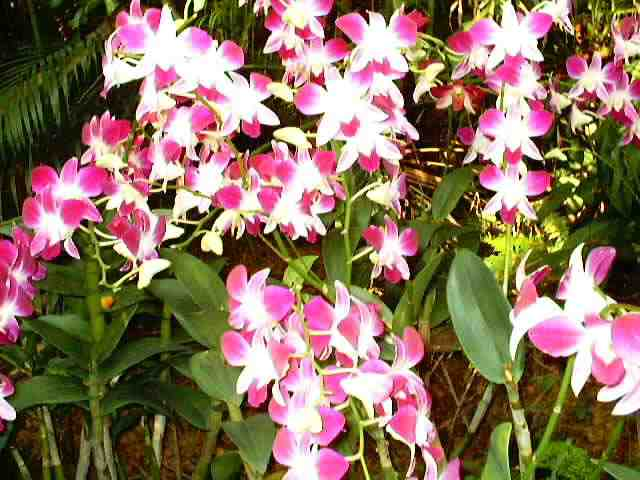
//> input picture Carlos/HelloWorld/Orchid.jpg, 640 x 480 px, given in place of the camera
$ ./color_detection   (built with g++ and OpenCV 4)
//> lines starting //> are read from the running program, lines starting //| are printed output that depends on the picture; after the words box and inside, x2 and y2 are one past the last pixel; in counts of white or black regions, pixels touching at a corner belong together
//#include "stdafx.h"
#include <iostream>
#include "opencv2/core/core.hpp"
#include "opencv2/imgproc/imgproc.hpp"
#include "opencv2/highgui/highgui.hpp"
#include <math.h>
#include <list>

using namespace cv;
using namespace std;

Mat3b canvas;
Mat frame;

String appName = "ColorDetection";

Rect redButton;
Rect orangeButton;
Rect yellowButton;
Rect whiteButton;
Rect greenButton;
Rect blueButton;
Rect unselectButton;

bool redSelect = false;
bool orangeSelect = false;
bool yellowSelect = false;
bool whiteSelect = false;
bool greenSelect = false;
bool blueSelect = false;

bool clicked = false;

const int max_value_H = 360 / 2;
const int max_value = 255;
const String window_detection_name = "Object Detection";

int B, R, G = 0;
int H, S, V = 0;
int low_H = 0, low_S = 0, low_V = 0;
int high_H = max_value_H, high_S = max_value, high_V = max_value;
Mat contour, mask;

// [8 lines left out: function cleanAllButtonsSelections, not called in this run]

void cleanUnselectButtonSelection() {
	rectangle(canvas, unselectButton, Scalar(128, 128, 128), 2);
}

void detectColor(Mat frame, Mat frame_HSV, Mat frame_threshold, Scalar scalarLow, Scalar scalarHigh, Scalar scalarColorToShow) {


	//Deteta a cor com os parametros indicados e põe a branco no frame_HSV, o resto fica preto
	inRange(frame_HSV, scalarLow, scalarHigh, frame_threshold);

	//Erosão seguida de dilatação para retirar pequenos ruídos
	erode(frame_threshold, frame_threshold, Mat(), Point(-1, -1), 7);
	dilate(frame_threshold, frame_threshold, Mat(), Point(-1, -1), 7);

	//Dilatação e subtração para obter os contornos
	dilate(frame_threshold, contour, Mat(), Point(-1, -1), 10);
	contour = contour - frame_threshold;

	//Alterar a cor dos contornos para a cor desejada
	cvtColor(contour, contour, COLOR_GRAY2BGR);
	inRange(contour, Scalar(255, 255, 255), Scalar(255, 255, 255), mask);
	contour.setTo(scalarColorToShow, mask);

	//Adicionar à imagem original(frame) os contornos com transparência
	addWeighted(frame, 1.0, contour, 0.5, 0.0, frame);
}


// [163 lines left out: functions callBackFunc, on_low_H_thresh_trackbar, on_high_H_thresh_trackbar, not called in this run]
static void on_low_S_thresh_trackbar(int, void *)
{
	low_S = min(high_S - 1, low_S);
	setTrackbarPos("Low S", appName, low_S);
}
static void on_high_S_thresh_trackbar(int, void *)
{
	high_S = max(high_S, low_S + 1);
	setTrackbarPos("High S", appName, high_S);
}
static void on_low_V_thresh_trackbar(int, void *)
{
	low_V = min(high_V - 1, low_V);
	setTrackbarPos("Low V", appName, low_V);
}
static void on_high_V_thresh_trackbar(int, void *)
{
	high_V = max(high_V, low_V + 1);
	setTrackbarPos("High V", appName, high_V);
}

int main(int argc, char* argv[])
{
	int top_H, bottom_H = 0;
	VideoCapture cap(argc > 1 ? atoi(argv[1]) : 0);
	namedWindow(appName);
	namedWindow(window_detection_name);

	// Trackbars to set thresholds for HSV values
	createTrackbar("Low S", appName, &low_S, max_value, on_low_S_thresh_trackbar);
//> slider 'Low S' is set to 51
	createTrackbar("High S", appName, &high_S, max_value, on_high_S_thresh_trackbar);
	createTrackbar("Low V", appName, &low_V, max_value, on_low_V_thresh_trackbar);
//> slider 'Low V' is set to 51
	createTrackbar("High V", appName, &high_V, max_value, on_high_V_thresh_trackbar);

	Mat first_frame, frame_HSV, frame_threshold;

	//Primeiro frame
	cap >> first_frame;
//> first_frame is the input picture: 480 rows x 640 cols, CV_8UC3; mean B, G, R 96.4, 115.1, 140.3
	//Imagem como espelho, mais fácil para testar com a câmara do laptop
	flip(first_frame, first_frame, 1);
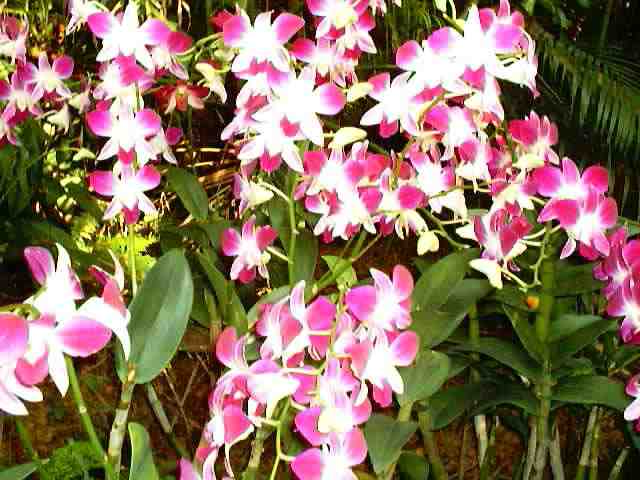
//> first_frame: 480 rows x 640 cols, CV_8UC3; mean B, G, R 96.4, 115.1, 140.3

	int numberOfButtons = 7;
	// Your buttons
	redButton = Rect(0 * first_frame.cols / numberOfButtons, 0, first_frame.cols / numberOfButtons, 50);
//> redButton = Rect(0, 0, 91, 50)
	orangeButton = Rect(1 * first_frame.cols / numberOfButtons, 0, first_frame.cols / numberOfButtons, 50);
//> orangeButton = Rect(91, 0, 91, 50)
	yellowButton = Rect(2 * first_frame.cols / numberOfButtons, 0, first_frame.cols / numberOfButtons, 50);
//> yellowButton = Rect(182, 0, 91, 50)
	whiteButton = Rect(3 * first_frame.cols / numberOfButtons, 0, first_frame.cols / numberOfButtons, 50);
//> whiteButton = Rect(274, 0, 91, 50)
	greenButton = Rect(4 * first_frame.cols / numberOfButtons, 0, first_frame.cols / numberOfButtons, 50);
	blueButton = Rect(5 * first_frame.cols / numberOfButtons, 0, first_frame.cols / numberOfButtons, 50);
	unselectButton = Rect(6 * first_frame.cols / numberOfButtons, 0, first_frame.cols / numberOfButtons, 50);

	// The canvas
	canvas = Mat3b(first_frame.rows + redButton.height, first_frame.cols, Vec3b(0, 0, 0));

	// Draw the red button
	canvas(redButton) = Vec3b(0, 0, 255);
	putText(canvas(redButton), "Vermelho", Point(redButton.width*0.15, redButton.height*0.7), FONT_HERSHEY_PLAIN, 1, Scalar(0, 0, 0));
	// Draw the orange button
	canvas(orangeButton) = Vec3b(0, 140, 255);
	putText(canvas(orangeButton), "Laranja", Point(orangeButton.width*0.15, orangeButton.height*0.7), FONT_HERSHEY_PLAIN, 1, Scalar(0, 0, 0));
	// Draw the yellow button
	canvas(yellowButton) = Vec3b(0, 255, 255);
	putText(canvas(yellowButton), "Amarelo", Point(yellowButton.width*0.15, yellowButton.height*0.7), FONT_HERSHEY_PLAIN, 1, Scalar(0, 0, 0));
	// Draw the white button
	canvas(whiteButton) = Vec3b(255, 255, 255);
	putText(canvas(whiteButton), "Branco", Point(whiteButton.width*0.15, whiteButton.height*0.7), FONT_HERSHEY_PLAIN, 1, Scalar(0, 0, 0));
	// Draw the green button
	canvas(greenButton) = Vec3b(0, 255, 0);
	putText(canvas(greenButton), "Verde", Point(greenButton.width*0.15, greenButton.height*0.7), FONT_HERSHEY_PLAIN, 1, Scalar(0, 0, 0));
	// Draw the blue button
	canvas(blueButton) = Vec3b(255, 0, 0);
	putText(canvas(blueButton), "Azul", Point(blueButton.width*0.15, blueButton.height*0.7), FONT_HERSHEY_PLAIN, 1, Scalar(255, 255, 255));
	// Draw the unselect button
	canvas(unselectButton) = Vec3b(128, 128, 128);
	putText(canvas(unselectButton), "Unselect", Point(unselectButton.width*0.15, unselectButton.height*0.7), FONT_HERSHEY_PLAIN, 1, Scalar(0, 0, 0));
	//Select the unselect button
	//rectangle(canvas, unselectButton, Scalar(0, 0, 0), 2);


	// Setup callback function
	namedWindow(appName);
	setMouseCallback(appName, callBackFunc);
	Mat mask;

	while (true) {
		cap >> frame;
		if (frame.empty())
		{
			break;
		}
		//Imagem como espelho, mais fácil para testar com a câmara do laptop
		flip(frame, frame, 1);
		// Convert from BGR to HSV colorspace
		cvtColor(frame, frame_HSV, COLOR_BGR2HSV);
//> frame_HSV: 480 rows x 640 cols, CV_8UC3; mean H, S, V 64.9, 142.3, 145.4

		//Clique num pixel para seguir essa cor
		if (clicked) {
			//printf("Detecting color: %d, %d, %d\n", H, S, V);
			if (H + 30 >= 180)
				top_H = 180;
			else
				top_H = H + 30;

			if (H - 30 <= 0)
				bottom_H = 0;
			else
				bottom_H = H - 30;

			//printf("Borders are: %d, %d, %d\n", B, G, R);


			detectColor(frame, frame_HSV, frame_threshold, Scalar(bottom_H, low_S, low_V), Scalar(top_H, high_S, high_V), Scalar(B, G, R));
		}
		else {
			//Clique num dos botões de cor predefinidos
			if (redSelect || orangeSelect || yellowSelect || whiteSelect || greenSelect || blueSelect) {
				if (redSelect) {
					detectColor(frame, frame_HSV, frame_threshold, Scalar(160, low_S, low_V), Scalar(180, high_S, high_V), Scalar(0, 0, 255));
				}
				if (orangeSelect) {
					detectColor(frame, frame_HSV, frame_threshold, Scalar(0, low_S, low_V), Scalar(20, high_S, high_V), Scalar(0, 140, 255));
				}
				if (yellowSelect) {
					detectColor(frame, frame_HSV, frame_threshold, Scalar(20, low_S, low_V), Scalar(40, high_S, high_V), Scalar(0, 255, 255));
				}
				if (whiteSelect) {
					detectColor(frame, frame_HSV, frame_threshold, Scalar(80, low_S, low_V), Scalar(110, high_S, high_V), Scalar(255, 255, 255));
				}
				if (greenSelect) {
					detectColor(frame, frame_HSV, frame_threshold, Scalar(60, low_S, low_V), Scalar(90, high_S, high_V), Scalar(0, 255, 0));
				}
				if (blueSelect) {
					detectColor(frame, frame_HSV, frame_threshold, Scalar(100, low_S, low_V), Scalar(140, high_S, high_V), Scalar(255, 0, 0));
				}
			}
			else {
				detectColor(frame, frame_HSV, frame_threshold, Scalar(low_H, low_S, low_V), Scalar(high_H, high_S, high_V), Scalar(0, 0, 0));
//> in detectColor, `inRange(frame_HSV, scalarLow, scalarHigh, frame_threshold);`:
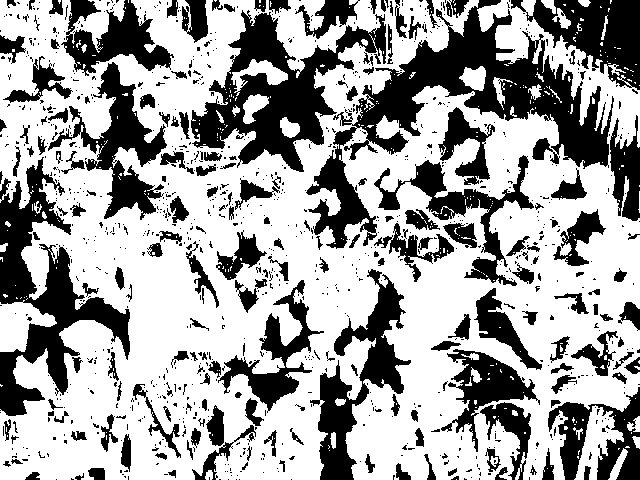
//> frame_threshold: 480 rows x 640 cols, CV_8UC1; 63.6% white; 1035 black regions (836 under 20 px), largest, box (x1, y1, x2, y2) and area: (306, 0, 614, 249) 18534, (191, 10, 386, 172) 11533, (0, 157, 130, 416) 11071
//> in detectColor, `erode(frame_threshold, frame_threshold, Mat(), Point(-1, -1), 7);`:
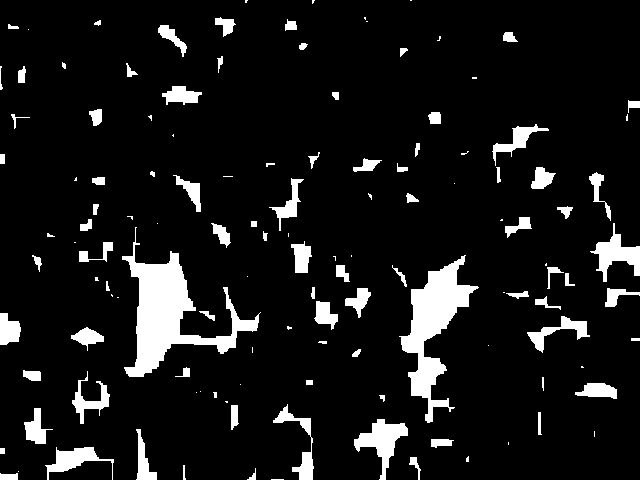
//> frame_threshold: 480 rows x 640 cols, CV_8UC1; 9.1% white; 129 white regions (44 under 20 px), largest, box (x1, y1, x2, y2) and area: (122, 227, 261, 377) 6088, (399, 255, 479, 423) 4607, (354, 419, 408, 480) 1284
//> in detectColor, `dilate(frame_threshold, frame_threshold, Mat(), Point(-1, -1), 7);`:
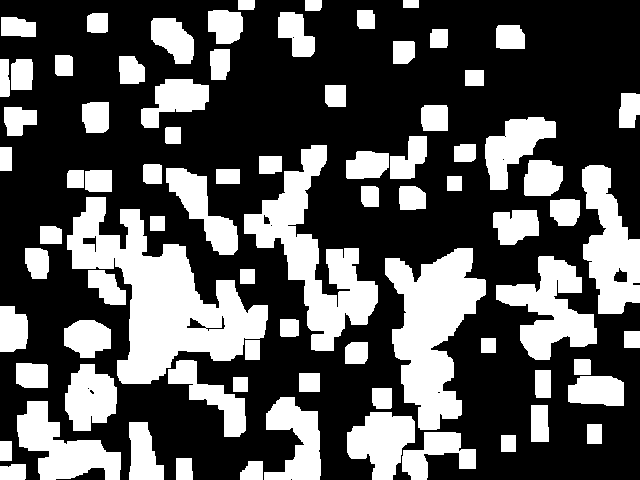
//> frame_threshold: 480 rows x 640 cols, CV_8UC1; 34.2% white; 80 white regions, largest, box (x1, y1, x2, y2) and area: (67, 197, 268, 384) 15278, (385, 248, 486, 430) 10035, (244, 145, 378, 351) 9215
//> in detectColor, `dilate(frame_threshold, contour, Mat(), Point(-1, -1), 10);`:
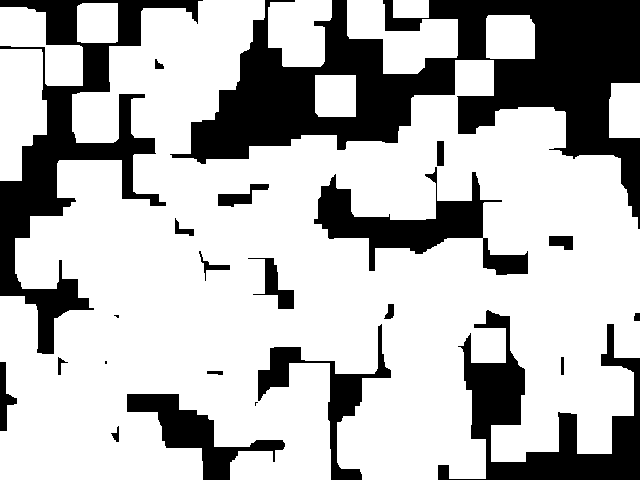
//> contour: 480 rows x 640 cols, CV_8UC1; 71.9% white; 23 black regions (3 under 20 px), largest, box (x1, y1, x2, y2) and area: (170, 0, 640, 229) 39789, (0, 0, 203, 354) 17132, (438, 310, 640, 480) 11168
//> in detectColor, `contour = contour - frame_threshold;`:
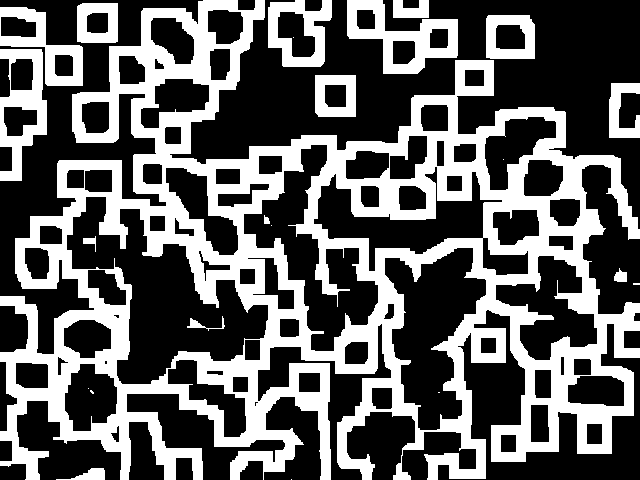
//> contour: 480 rows x 640 cols, CV_8UC1; 37.7% white; 23 white regions (8 under 20 px), largest, box (x1, y1, x2, y2) and area: (0, 0, 640, 480) 98515, (347, 0, 458, 74) 3430, (0, 49, 47, 181) 2940
//> in detectColor, `contour.setTo(scalarColorToShow, mask);`: contour: 480 rows x 640 cols, CV_8UC3; every value is 0
			}
		}


		addWeighted(frame, 1.0, contour, 0.5, 0.0, frame);

		// Draw the frames
		frame.copyTo(canvas(Rect(0, redButton.height, frame.cols, frame.rows)));
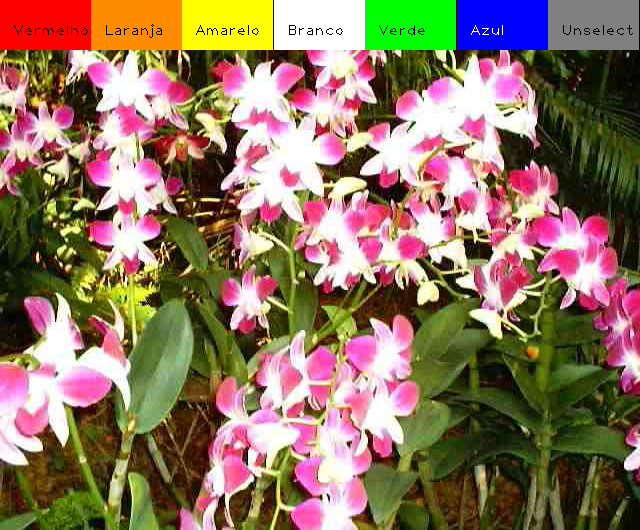
//> canvas: 530 rows x 640 cols, CV_8UC3; mean B, G, R 95.7, 117.8, 142.1

		// Show the canvas
		imshow(appName, canvas);
		imshow(window_detection_name, contour);

		char key = (char)waitKey(30);
//> the 'q' key is pressed
		if (key == 'q' || key == 27)
		{
			break;
		}

	}
	return 0;
}
